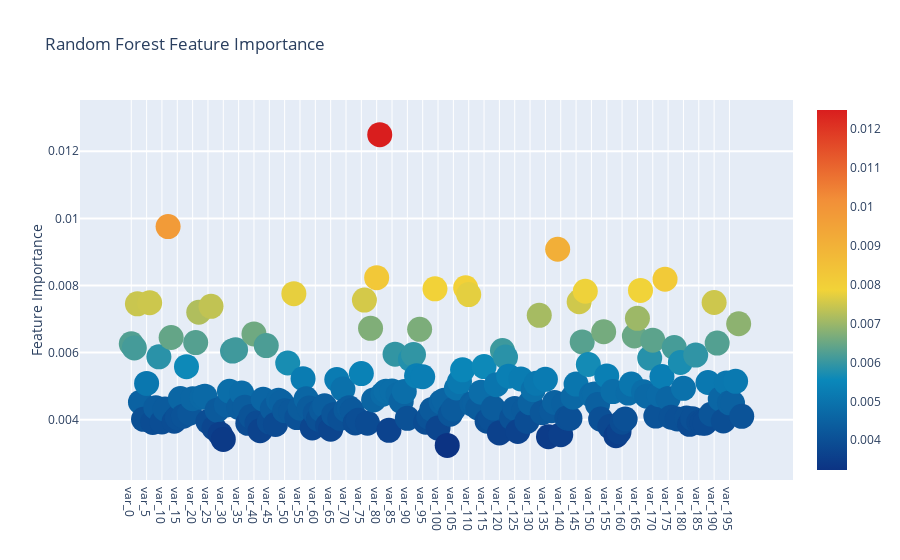

Notebook code cell kept with this figure:
### Code cell
#model.feature_importances_

trace = go.Scatter(y = feature_dataframe['Random Forest feature importances'].values,
                  x = feature_dataframe['features'].values,
                  mode = 'markers',
                  marker = dict(sizemode = 'diameter', sizeref = 1,size = 25,
                                color = feature_dataframe['Random Forest feature importances'].values,
                                colorscale='Portland',showscale=True),
                  text = feature_dataframe['features'].values)
layout = go.Layout(
    autosize= True,
    title= 'Random Forest Feature Importance',
    hovermode= 'closest',
    yaxis=dict(
        title= 'Feature Importance',
        ticklen= 5,
        gridwidth= 2
    ),
    showlegend= False
)
fig = go.Figure(data=[trace], layout=layout)
py.iplot(fig)
plt.savefig('../data/processed/rf_feature_imp.png',bbox_inches='tight')

### Figure 1 — Plotly figure (JSON) as saved in the notebook; plotly's stock layout.template omitted (floating-point values rounded to 4 significant figures; data arrays with more than 128 entries replaced by an {"elided": "..."} marker saying what was removed)
{"data": [{"marker": {"color": {"elided": "200 float values"}, "colorscale": [[0, "rgb(12,51,131)"], [0.25, "rgb(10,136,186)"], [0.5, "rgb(242,211,56)"], [0.75, "rgb(242,143,56)"], [1, "rgb(217,30,30)"]], "showscale": true, "size": 25, "sizemode": "diameter", "sizeref": 1}, "mode": "markers", "text": {"elided": "200 str values"}, "type": "scatter", "x": {"elided": "200 str values"}, "y": {"elided": "200 float values"}}], "layout": {"autosize": true, "hovermode": "closest", "showlegend": false, "title": {"text": "Random Forest Feature Importance"}, "yaxis": {"gridwidth": 2, "ticklen": 5, "title": {"text": "Feature Importance"}}}}
